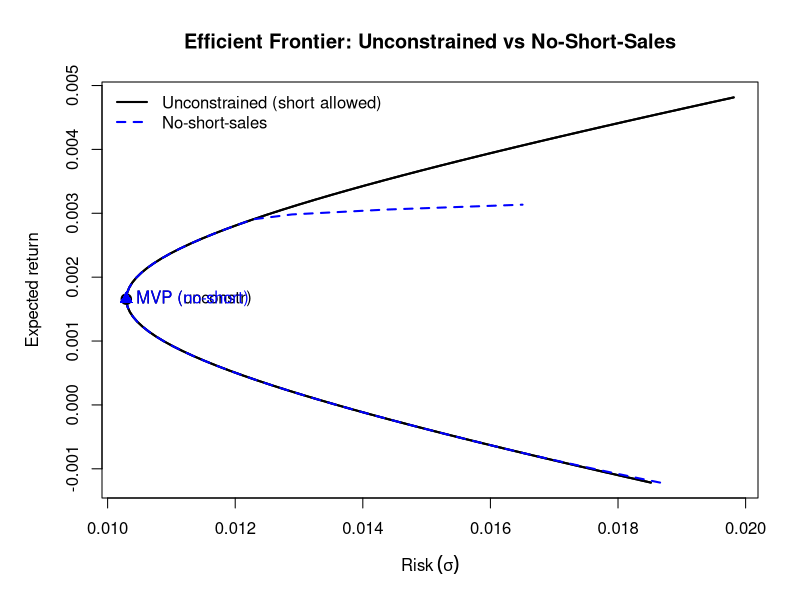

Reproduce this figure in R.
# ---------------------------
# Efficient frontiers: with and without short sales
# ---------------------------

# If you don't have quadprog installed, uncomment the next line:
# install.packages("quadprog")

library(quadprog)

# --- Example data: replace 'returns' with your real returns matrix if you have one ---
set.seed(123)
returns <- matrix(rnorm(300, mean = 0.0008, sd = 0.02), ncol = 3)
colnames(returns) <- c("A", "B", "C")

# --- compute mu and covariance ---
returns <- as.matrix(returns)
mu_vec <- as.numeric(colMeans(returns))   # length-n numeric vector
cv <- cov(returns)
n <- length(mu_vec)

# small regularization to ensure positive-definite
eps <- 1e-8
Dmat_base <- 2 * (cv + diag(eps, n))   # Dmat = 2 * Sigma for solve.QP (min 1/2 w' D w - d' w)

# --- analytic/unconstrained Markowitz function (mu & cv) ---
markowitz_mu_cv <- function(mu, cv, Er) {
  mu <- matrix(mu, ncol = 1)
  n <- length(mu)
  ones <- matrix(1, n, 1)
  invC <- solve(cv)
  A <- as.numeric(t(ones) %*% invC %*% mu)
  B <- as.numeric(t(mu)   %*% invC %*% mu)
  C <- as.numeric(t(ones) %*% invC %*% ones)
  D <- B*C - A^2
  lam <- (C * Er - A) / D
  gam <- (B - A * Er) / D
  wts <- lam * (invC %*% mu) + gam * (invC %*% ones)
  as.vector(wts)
}

# --- function to get no-short-sales solution for a given target return Er ---
# Uses quadprog::solve.QP to minimize (1/2) w' (2Sigma) w subject to:
# 1) mu^T w == Er  (equality)
# 2) 1^T w  == 1   (equality)
# 3) w >= 0        (inequality)
no_short_markowitz <- function(mu, cv, Er) {
  n <- length(mu)
  Dmat <- 2 * (cv + diag(eps, n))     # 2*Sigma (make PD)
  dvec <- rep(0, n)                   # no linear term
  # Build constraint matrix A where constraints are A^T w >= bvec
  # We'll place the equality constraints first and set meq=2
  # Columns of A: mu, ones, I_n (for w >= 0)
  A <- cbind(mu, rep(1, n), diag(1, n))
  bvec <- c(Er, 1, rep(0, n))
  # solve.QP expects Dmat to be positive definite
  sol <- tryCatch({
    solve.QP(Dmat = Dmat, dvec = dvec, Amat = A, bvec = bvec, meq = 2)
  }, error = function(e) {
    warning("solve.QP failed: ", conditionMessage(e))
    return(NULL)
  })
  if (is.null(sol)) return(NULL)
  w <- sol$solution
  return(as.vector(w))
}

# --- Trace frontiers ---
Er_vec <- seq(min(mu_vec)*0.9, max(mu_vec)*1.5, length.out = 80)  # range of target returns
Sig_uncon <- numeric(length(Er_vec))
Sig_noshort <- rep(NA, length(Er_vec))
W_uncon <- matrix(NA, nrow = n, ncol = length(Er_vec))
W_noshort <- matrix(NA, nrow = n, ncol = length(Er_vec))

for (i in seq_along(Er_vec)) {
  Er <- Er_vec[i]
  # unconstrained analytic solution
  w_uncon <- markowitz_mu_cv(mu_vec, cv, Er)
  W_uncon[, i] <- w_uncon
  w_uncon_m <- matrix(w_uncon, ncol = 1)
  Sig_uncon[i] <- sqrt(drop(t(w_uncon_m) %*% cv %*% w_uncon_m))
  
  # no-short solution via quadprog
  w_ns <- no_short_markowitz(mu_vec, cv, Er)
  if (!is.null(w_ns)) {
    W_noshort[, i] <- w_ns
    w_ns_m <- matrix(w_ns, ncol = 1)
    Sig_noshort[i] <- sqrt(drop(t(w_ns_m) %*% cv %*% w_ns_m))
  } else {
    Sig_noshort[i] <- NA
  }
}

# Remove NA points from no-short frontier (quadprog may fail for unreachable Er)
valid_ns <- !is.na(Sig_noshort)

# --- Minimum Variance Portfolios (for labels) ---
# unconstrained MVP
ones <- rep(1, n)
invC <- solve(cv)
w_mvp_uncon <- as.vector(invC %*% ones / as.numeric(t(ones) %*% invC %*% ones))
sigma_mvp_uncon <- sqrt(drop(t(w_mvp_uncon) %*% cv %*% w_mvp_uncon))
er_mvp_uncon <- sum(w_mvp_uncon * mu_vec)

# no-short MVP: minimize variance subject to sum(w)=1 and w>=0
# This is a quadratic program with equality sum(w)=1 and w>=0 (no target return)
A_mvp <- cbind(rep(1, n), diag(1, n))
b_mvp <- c(1, rep(0, n))
sol_mvp_ns <- solve.QP(Dmat = Dmat_base, dvec = rep(0, n), Amat = A_mvp, bvec = b_mvp, meq = 1)
w_mvp_ns <- as.vector(sol_mvp_ns$solution)
sigma_mvp_ns <- sqrt(drop(t(w_mvp_ns) %*% cv %*% w_mvp_ns))
er_mvp_ns <- sum(w_mvp_ns * mu_vec)

# --- Plot both frontiers ---
op <- par(no.readonly = TRUE)
par(mar = c(5,5,4,2) + 0.1)

plot(Sig_uncon, Er_vec, type = "l", lwd = 2,
     xlab = expression(Risk~(sigma)), ylab = "Expected return",
     main = "Efficient Frontier: Unconstrained vs No-Short-Sales",
     xlim = range(c(Sig_uncon, Sig_noshort, sigma_mvp_uncon, sigma_mvp_ns), na.rm = TRUE),
     ylim = range(c(Er_vec, er_mvp_uncon, er_mvp_ns), na.rm = TRUE))

# unconstrained: solid black line
lines(Sig_uncon, Er_vec, lwd = 2)

# no-short: dashed blue line (only valid points)
lines(Sig_noshort[valid_ns], Er_vec[valid_ns], lwd = 2, lty = 2, col = "blue")

# mark MVPs
points(sigma_mvp_uncon, er_mvp_uncon, pch = 19, col = "black", cex = 1.4)
text(sigma_mvp_uncon, er_mvp_uncon, labels = "MVP (unconstr)", pos = 4, col = "black")

points(sigma_mvp_ns, er_mvp_ns, pch = 17, col = "blue", cex = 1.4)
text(sigma_mvp_ns, er_mvp_ns, labels = "MVP (no-short)", pos = 4, col = "blue")

legend("topleft",
       legend = c("Unconstrained (short allowed)", "No-short-sales"),
       lty = c(1, 2), col = c("black", "blue"),
       lwd = 2, bty = "n")

par(op)

